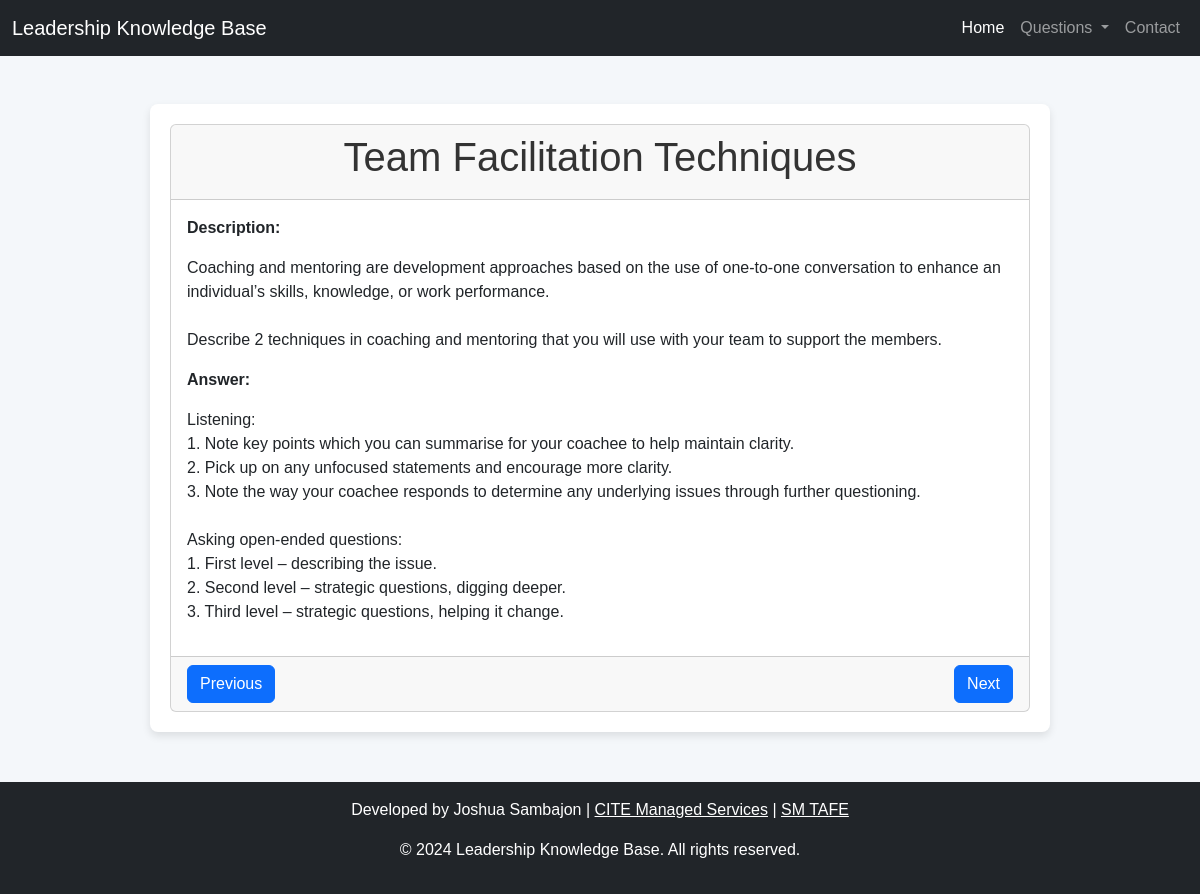
Screenshot of /pages/questions.php?q=2 with the database file from the repository.
### tables this page shows
CREATE TABLE `questions` (
  `id` int(11) NOT NULL,
  `question` text NOT NULL,
  `description` text NOT NULL,
  `answer` text NOT NULL,
  `created_at` datetime DEFAULT current_timestamp()
);

### pages/questions.php (the view, shortened to what this page needs)
<?php
include('../config/config.php');
include('../includes/navbar.php');
$question_id = isset($_GET['q']) ? $_GET['q'] : 1;
$pdo = new PDO("mysql:host=$host;dbname=$dbname;charset=utf8", $username, $password);
$pdo->setAttribute(PDO::ATTR_ERRMODE, PDO::ERRMODE_EXCEPTION);
$stmt = $pdo->prepare("SELECT * FROM questions WHERE id = ?");
$stmt->execute([$question_id]);
$question = $stmt->fetch(PDO::FETCH_ASSOC);
if ($question) {
    $question_text = $question['question'];
    $description = $question['description'];
    $answer = $question['answer'];
} else {
    $question_text = "Question not found.";
    $description = "Description not available.";
    $answer = "Answer not available.";
}
$prev_stmt = $pdo->prepare("SELECT id FROM questions WHERE id < ? ORDER BY id DESC LIMIT 1");
$prev_stmt->execute([$question_id]);
$prev_question = $prev_stmt->fetch(PDO::FETCH_ASSOC);
$next_stmt = $pdo->prepare("SELECT id FROM questions WHERE id > ? ORDER BY id ASC LIMIT 1");
$next_stmt->execute([$question_id]);
$next_question = $next_stmt->fetch(PDO::FETCH_ASSOC);
?>
<!DOCTYPE html>
<html lang="en">
<head>
    <link href="https://cdn.jsdelivr.net/npm/bootstrap@5.3.0/dist/css/bootstrap.min.css" rel="stylesheet">
</head>
<body>
<div class="container mt-5">
    <div class="card">
        <div class="card-header">
            <h1 style="text-align: center;"><?php echo htmlspecialchars($question_text); ?></h1>
        </div>
        <div class="card-body" style="min-height: 50vh;">
            <p><strong>Description:</strong></p>
            <p><?php echo nl2br(htmlspecialchars($description)); ?></p>
            <p><strong>Answer:</strong></p>
            <p><?php echo nl2br(htmlspecialchars($answer)); ?></p>
        </div>
        <div class="card-footer">
            <?php if ($prev_question): ?>
                <a href="?q=<?php echo $prev_question['id']; ?>" class="btn btn-primary">Previous</a>
            <?php else: ?>
                <button class="btn btn-primary disabled" disabled>Previous</button>
            <?php endif; ?>
            <?php if ($next_question): ?>
                <a href="?q=<?php echo $next_question['id']; ?>" class="btn btn-primary">Next</a>
            <?php else: ?>
                <button class="btn btn-primary disabled" disabled>Next</button>
            <?php endif; ?>
        </div>
    </div>
</div>
<?php include('../includes/footer.php'); ?>
</body>
</html>

### pages/questions.php (style rules this page uses)
body { font-family: Arial, sans-serif; background-color: #f4f7fa; margin: 0; padding: 0; }
.container { width: 80%; max-width: 900px; margin: 50px auto; padding: 20px; background-color: white; border-radius: 8px; box-shadow: 0 4px 8px rgba(0, 0, 0, 0.1); }
h1 { font-size: 2.5em; color: #333; margin-bottom: 10px; }
.card-footer { display: flex; justify-content: space-between; }
.btn { width: auto; }

### rows the page displays
questions: question "Team Facilitation Techniques", description "Coaching and mentoring are development approaches based on the use of one-to-one conversation to enhance an individual’s skills, knowledge, or work performance. Describe 2 techniques in coaching and mentoring that you will use with your team to support the members.", answer "Listening: 1. Note key points which you can summarise for your coachee to help maintain clarity. 2. Pick up on any unfocused statements and encourage more clarity. 3. Note the way your coachee responds to determine any underlying issues through further questioning. Asking open-ended questions: 1. First level – describing the issue. 2. Second level – strategic questions, digging deeper. 3. Third level – strategic questions, helping it change."
